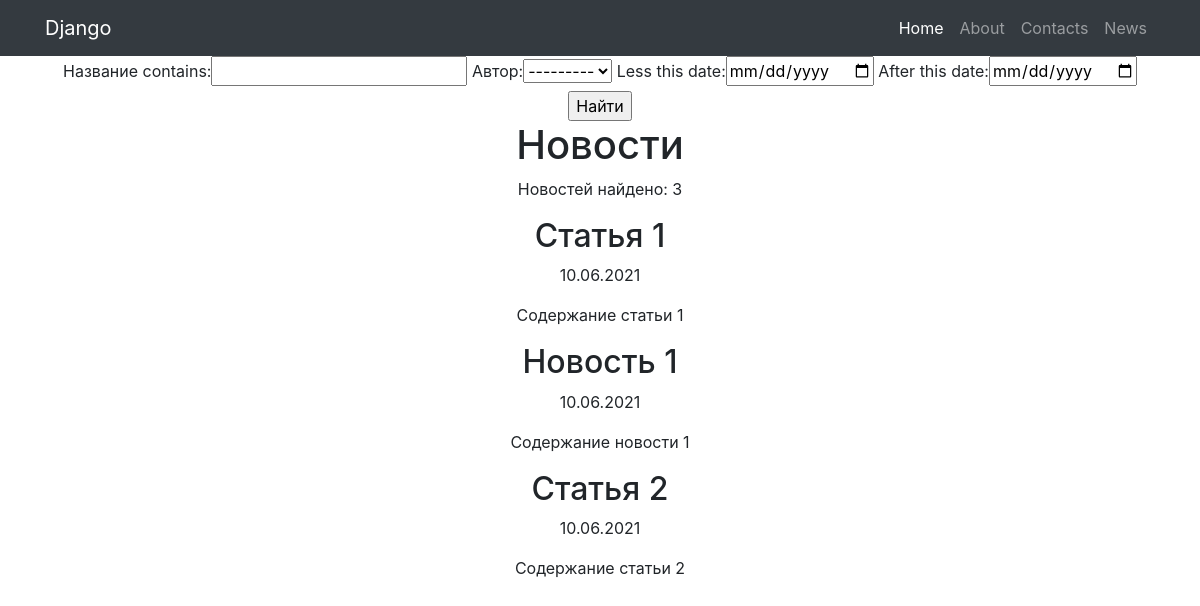
Page /news/search on the earlier database version.
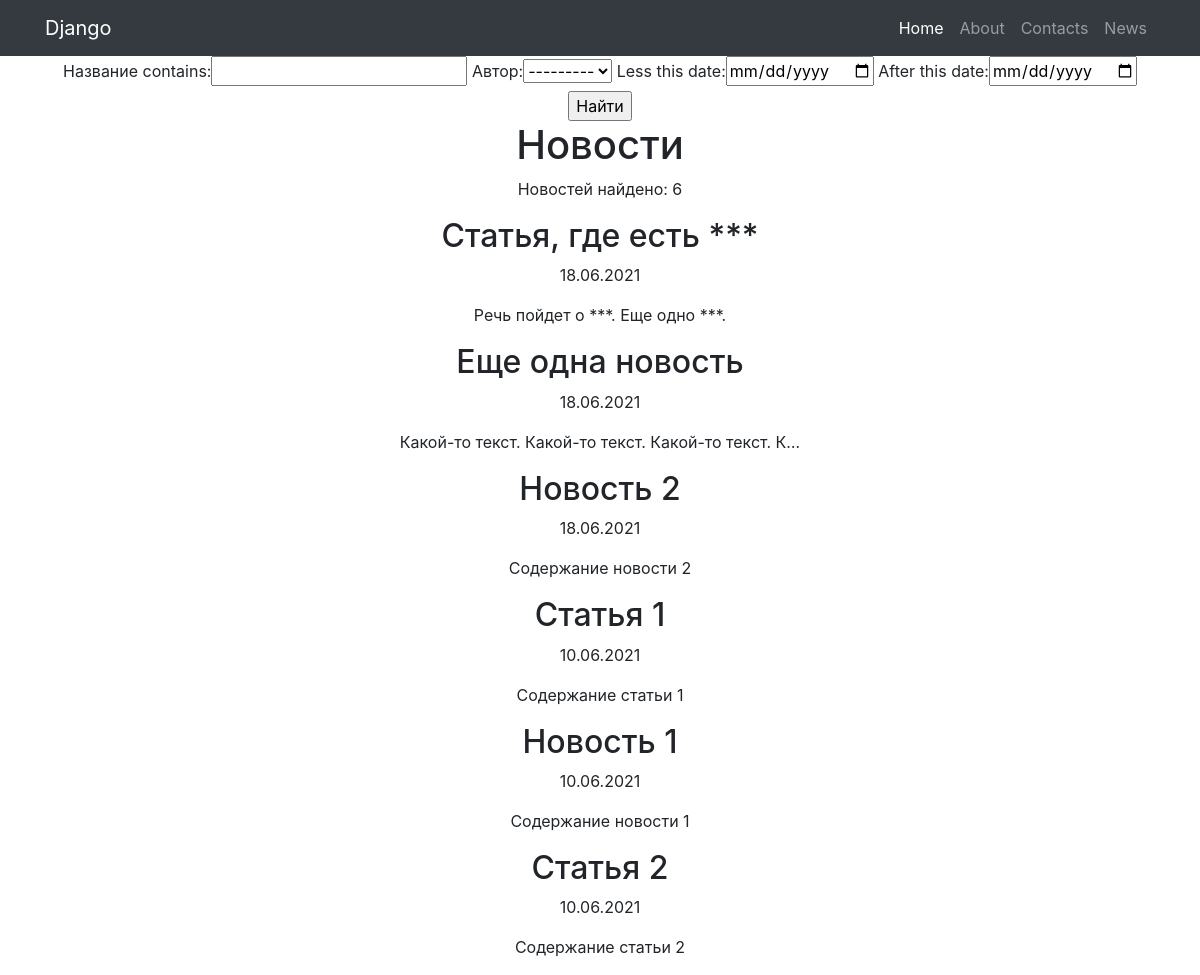
Same page on the later database version.
### news/models.py (models this page shows, shortened)
class Post(models.Model):
    author = models.ForeignKey(Author, on_delete=models.CASCADE, verbose_name='Автор')
    category = models.ManyToManyField(Category, through='PostCategory')
    type = models.BooleanField(default=False)  # False - статья, True - новость
    creation_datetime = models.DateTimeField(auto_now_add=True, verbose_name='Дата публикации')
    title = models.CharField(max_length=255, verbose_name='Название')
    text = models.TextField(verbose_name='Содержание')
    rating = models.IntegerField(default=0)

### news/views.py (the view)
# urls.py: path('search', NewsSearch.as_view(), name='news_search'),
class NewsSearch(ListView):
    model = Post
    template_name = 'news_search.html'
    context_object_name = 'news'
    queryset = Post.objects.order_by('-creation_datetime')
    paginate_by = 10
    def get_context_data(self, **kwargs):
        context = super().get_context_data(**kwargs)
        context['posts_amount'] = len(Post.objects.all())
        context['filter'] = PostFilter(self.request.GET, queryset=self.get_queryset())
        return context

### news/models.py (called while the page is built)
    def __str__(self):
        return f"{self.user}"

### news/templatetags/custom_filters.py (called while the page is built)
@register.filter(name='censor')
def censor(text, swearing):
    if swearing in text:
        return text.replace(swearing, '***')
    return text

### templates/news_search.html (shortened to what this page needs)
{% extends 'flatpages/default.html' %}
{% load custom_filters %}
{% block content %}
    <form method="GET">
    {{ filter.form }}
    <input type="submit" value="Найти">
    </form>
    <h1>Новости</h1>
    <p> Новостей найдено: {{ filter.qs | length }}</p>
    {% if news %}
        {% for news_one in filter.qs %}
            <h2>{{ news_one.title | censor:'очень_плохое_слово'}}</h2>
            <p>{{ news_one.creation_datetime | date:'d.m.Y'}}</p>
            <p>{{ news_one.text | censor:'очень_плохое_слово' | truncatechars:50}}</p>
        {% endfor %}
    {% else %}
        <h2>Новости не найдены</h2>
    {% endif %}
{% endblock content %}

Differences in the rows shown:
added Post: title|censor "Статья, где есть ***", creation_datetime "18.06.2021", text|censor "Речь пойдет о ***. Еще одно ***."
added Post: title|censor "Еще одна новость", creation_datetime "18.06.2021", text|censor "Какой-то текст. Какой-то текст. Какой-то текст. К…"
added Post: title|censor "Новость 2", creation_datetime "18.06.2021", text|censor "Содержание новости 2"
Other differences:
{{ filter.qs | length }}: "3" → "6"
